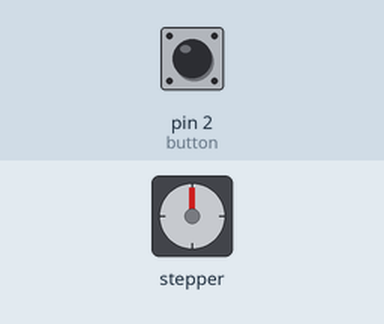
This sketch was run on a simulated Arduino Uno, built with avr-gcc and run on an emulated ATmega328P. Parts: stepper motor. Inputs (shaded band) come from the test bench; at power-on: pin 2 (button) LOW. Stepper angles assume 2048 steps per turn.

Above: at 1.2 s.
1.3 s: pin 2 (button) pulled HIGH for 1 s
At 3.4 s:
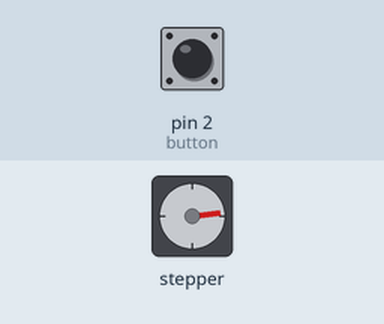
3.8 s: pin 2 (button) pulled HIGH for 3.2 s
At 8.1 s:
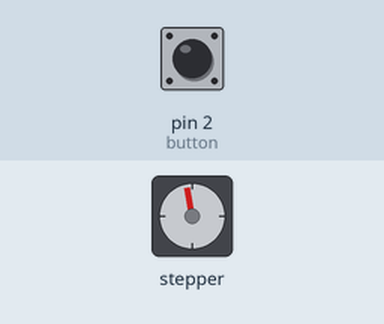
8.5 s: pin 2 (button) pulled HIGH for 3.2 s
At 12.8 s:
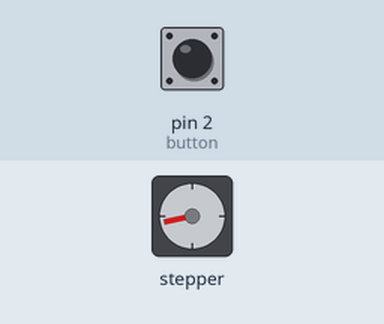
13.2 s: pin 2 (button) pulled HIGH for 0.15 s
At 13.7 s:
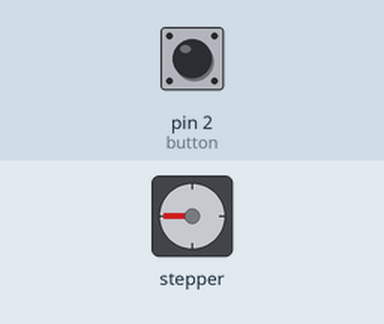
Timing chart, 0 to 15.8 s (numbered marks = the images above; inputs shaded):
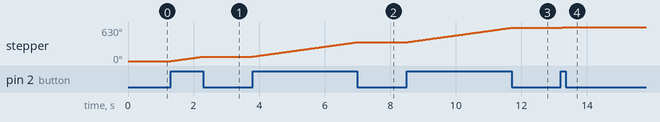

The sketch:

STEP.ino
```cpp
#include "Stepper.h"
#define STEPS 32
int Steps2Take;
int button = 2;
Stepper small_stepper(STEPS, 8, 10, 9, 11);

void setup() {
  pinMode(button, INPUT);
}

void loop() {
  //small_stepper.setSpeed(1000);
  Steps2Take = 0;
   if (digitalRead(button) == HIGH ) {
    small_stepper.setSpeed(1000);
    Steps2Take = 1;
    small_stepper.step(Steps2Take);
  }
}
```

Measured:
- after the input at 1.3 s, stepper: turns 83° clockwise in 0.98 s, starting at once
- after the input at 3.8 s, stepper: turns 267° clockwise in 3.2 s, starting at once
- after the input at 8.5 s, stepper: turns 267° clockwise in 3.2 s, starting at once
- after the input at 13.2 s, stepper: turns 13° clockwise in 0.14 s, starting at once
